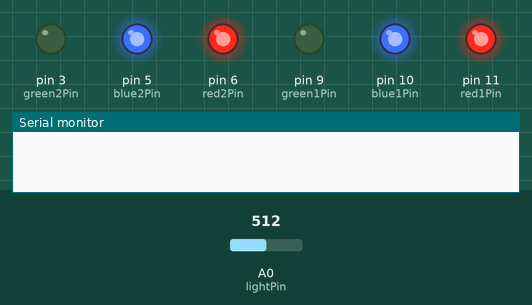
Simulated run of this sketch. Board: Arduino Uno, built with avr-gcc and run on an emulated ATmega328P. On the bench: output pins drawn as LEDs (lit = HIGH), the last lines printed to the serial monitor. Inputs (shaded band) come from the test bench; at power-on: A0 (lightPin) = 512. Random numbers use the default seed unless the sketch sets one.

Above: at 1.2 s.
1.3 s: A0 (lightPin) set to 390
At 3.0 s:
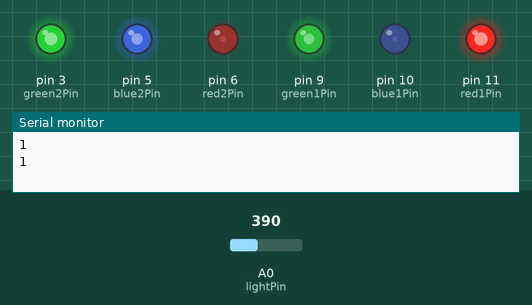
At 4.1 s:
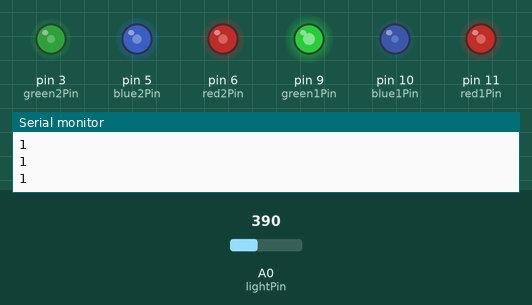
4.3 s: A0 (lightPin) set to 410
5.9 s: A0 (lightPin) set to 306
At 7.7 s:
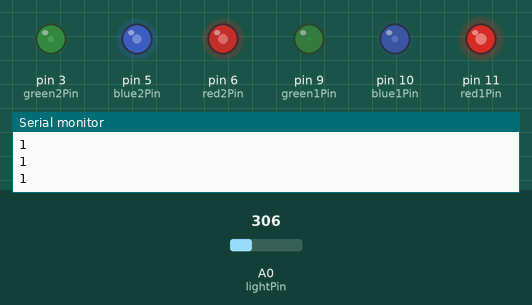
8.9 s: A0 (lightPin) set to 511
10.5 s: A0 (lightPin) set to 122
At 12.3 s:
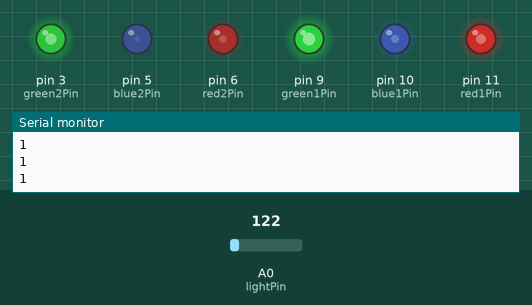
13.5 s: A0 (lightPin) set to 716
Timing chart, 0 to 16.1 s (numbered marks = the images above; inputs shaded):
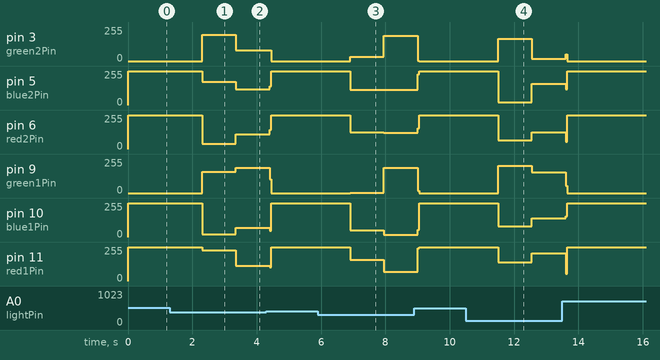

Measured:
- after the input at 1.3 s, pin 3 (green2Pin): 0/255 → 197/255 after 1.0 s, → 80/255 1.1 s later; pin 5 (blue2Pin): 255/255 → 175/255 after 1.0 s, → 120/255 1.1 s later
- after the input at 5.9 s, pin 3 (green2Pin): 0/255 → 32/255 after 1.0 s, → 190/255 1.1 s later; pin 5 (blue2Pin): 255/255 → 114/255 after 1.0 s, → 116/255 1.1 s later
- after the input at 10.5 s, pin 3 (green2Pin): 0/255 → 167/255 after 1.0 s, → 16/255 1.1 s later; pin 5 (blue2Pin): 255/255 → 22/255 after 1.0 s, → 158/255 1.1 s later

The sketch:

FinalProject.ino
```cpp
int lightPin = 0;
int red1Pin = 11;
int blue1Pin = 10;
int green1Pin = 9;
int red2Pin = 6;
int blue2Pin = 5;
int green2Pin = 3;
boolean safe = 1;

void setup(){
  Serial.begin(9600);
  pinMode(red1Pin, OUTPUT);
  pinMode(blue1Pin, OUTPUT);
  pinMode(green1Pin, OUTPUT);
  pinMode(red2Pin, OUTPUT);
  pinMode(blue2Pin, OUTPUT);
  pinMode(green2Pin, OUTPUT);
}

void loop(){
  int val = analogRead(lightPin);

  if (val < 400){
    safe = -safe;
    Serial.println("1");
    delay(1000);
  }
  if (val > 400 && safe == 1){
    analogWrite(red1Pin, 255);
    analogWrite(blue1Pin, 255);
    analogWrite(green1Pin, 0);
    analogWrite(red2Pin, 255);
    analogWrite(blue2Pin, 255);
    analogWrite(green2Pin, 0);
  }
  else{
    analogWrite(red1Pin, random(0,255));
    analogWrite(blue1Pin, random(0,255));
    analogWrite(green1Pin, random(0,255));
    analogWrite(red2Pin, random(0,255));
    analogWrite(blue2Pin, random(0,255));
    analogWrite(green2Pin, random(0,255));
    delay(50);
  }
}
```
